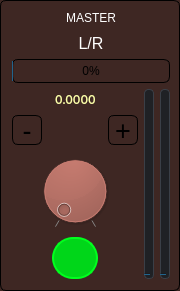
                       <widget class="QGroupBox" name="groupBox_10">
                        <property name="minimumSize">
                         <size>
                          <width>0</width>
                          <height>0</height>
                         </size>
                        </property>
                        <property name="maximumSize">
                         <size>
                          <width>180</width>
                          <height>16777215</height>
                         </size>
                        </property>
                        <property name="styleSheet">
                         <string notr="true">background-color: #3E2723;
border: 1px solid black;      /* opcional: força borda */
border-radius: 6px;   /* quanto maior o número, mais arredondado */
</string>
                        </property>
                        <property name="title">
                         <string/>
                        </property>
                        <layout class="QGridLayout" name="gridLayout_9">
                         <property name="topMargin">
                          <number>7</number>
                         </property>
                         <property name="rightMargin">
                          <number>9</number>
                         </property>
                         <item row="0" column="1">
                          <layout class="QGridLayout" name="gridLayout_64">
                           <item row="2" column="0">
                            <widget class="ModernProgressBar" name="pbarVol_LR">
                             <property name="styleSheet">
                              <string notr="true">  border: 1px solid #cyan;
  border-radius: 4px;
  background: #1f2125;
color: white;
</string>
                             </property>
                             <property name="value">
                              <number>0</number>
                             </property>
                             <property name="alignment">
                              <set>Qt::AlignmentFlag::AlignCenter</set>
                             </property>
                            </widget>
                           </item>
                           <item row="0" column="0">
                            <layout class="QGridLayout" name="gridLayout_65">
                             <item row="0" column="2">
                              <spacer name="horizontalSpacer_91">
                               <property name="orientation">
                                <enum>Qt::Orientation::Horizontal</enum>
                               </property>
                               <property name="sizeHint" stdset="0">
                                <size>
                                 <width>40</width>
                                 <height>20</height>
                                </size>
                               </property>
                              </spacer>
                             </item>
                             <item row="0" column="0">
                              <spacer name="horizontalSpacer_92">
                               <property name="orientation">
                                <enum>Qt::Orientation::Horizontal</enum>
                               </property>
                               <property name="sizeHint" stdset="0">
                                <size>
                                 <width>40</width>
                                 <height>20</height>
                                </size>
                               </property>
                              </spacer>
                             </item>
                             <item row="0" column="1">
                              <widget class="QPushButton" name="bTitle_LR">
                               <property name="font">
                                <font>
                                 <fontweight>Black</fontweight>
                                </font>
                               </property>
                               <property name="styleSheet">
                                <string notr="true">background-color: transparent;
color: white;
border: 0px;</string>
                               </property>
                               <property name="text">
                                <string>MASTER</string>
                               </property>
                               <property name="flat">
                                <bool>true</bool>
                               </property>
                              </widget>
                             </item>
                            </layout>
                           </item>
                           <item row="1" column="0">
                            <widget class="QLabel" name="label_9">
                             <property name="font">
                              <font>
                               <pointsize>12</pointsize>
                               <bold>false</bold>
                              </font>
                             </property>
                             <property name="styleSheet">
                              <string notr="true">color: white;
border: 0px;
</string>
                             </property>
                             <property name="text">
                              <string>L/R</string>
                             </property>
                             <property name="alignment">
                              <set>Qt::AlignmentFlag::AlignCenter</set>
                             </property>
                            </widget>
                           </item>
                          </layout>
                         </item>
                         <item row="3" column="1">
                          <layout class="QHBoxLayout" name="horizontalLayout_14">
                           <item>
                            <layout class="QVBoxLayout" name="verticalLayout_10">
                             <item>
                              <layout class="QGridLayout" name="gridLayout_63">
                               <item row="0" column="0">
                                <spacer name="horizontalSpacer_83">
                                 <property name="orientation">
                                  <enum>Qt::Orientation::Horizontal</enum>
                                 </property>
                                 <property name="sizeHint" stdset="0">
                                  <size>
                                   <width>40</width>
                                   <height>20</height>
                                  </size>
                                 </property>
                                </spacer>
                               </item>
                               <item row="0" column="1">
                                <widget class="QLabel" name="labelPercent_LR">
                                 <property name="font">
                                  <font>
                                   <family>Inter</family>
                                   <strikeout>false</strikeout>
                                   <fontweight>ExtraBold</fontweight>
                                  </font>
                                 </property>
                                 <property name="styleSheet">
                                  <string notr="true">color: #ffffaa;
 border: 0px solid black;      /* opcional: força borda */
</string>
                                 </property>
                                 <property name="text">
                                  <string>0.0000</string>
                                 </property>
                                </widget>
                               </item>
                               <item row="0" column="2">
                                <spacer name="horizontalSpacer_84">
                                 <property name="orientation">
                                  <enum>Qt::Orientation::Horizontal</enum>
                                 </property>
                                 <property name="sizeHint" stdset="0">
                                  <size>
                                   <width>40</width>
                                   <height>20</height>
                                  </size>
                                 </property>
                                </spacer>
                               </item>
                              </layout>
                             </item>
                             <item>
                              <layout class="QHBoxLayout" name="horizontalLayout_25">
                               <item>
                                <widget class="ModernButton" name="pbMinus_LR">
                                 <property name="minimumSize">
                                  <size>
                                   <width>30</width>
                                   <height>30</height>
                                  </size>
                                 </property>
                                 <property name="maximumSize">
                                  <size>
                                   <width>30</width>
                                   <height>30</height>
                                  </size>
                                 </property>
                                 <property name="font">
                                  <font>
                                   <pointsize>20</pointsize>
                                   <fontweight>Black</fontweight>
                                  </font>
                                 </property>
                                 <property name="styleSheet">
                                  <string notr="true"/>
                                 </property>
                                 <property name="text">
                                  <string>-</string>
                                 </property>
                                 <property name="flat">
                                  <bool>true</bool>
                                 </property>
                                </widget>
                               </item>
                               <item>
                                <spacer name="horizontalSpacer_58">
                                 <property name="orientation">
                                  <enum>Qt::Orientation::Horizontal</enum>
                                 </property>
                                 <property name="sizeHint" stdset="0">
                                  <size>
                                   <width>40</width>
                                   <height>20</height>
                                  </size>
                                 </property>
                                </spacer>
                               </item>
                               <item>
                                <widget class="ModernButton" name="pbPlus_LR">
                                 <property name="minimumSize">
                                  <size>
                                   <width>30</width>
                                   <height>30</height>
                                  </size>
                                 </property>
                                 <property name="maximumSize">
                                  <size>
                                   <width>30</width>
                                   <height>30</height>
                                  </size>
                                 </property>
                                 <property name="font">
                                  <font>
                                   <pointsize>20</pointsize>
                                   <fontweight>Black</fontweight>
                                  </font>
                                 </property>
                                 <property name="styleSheet">
                                  <string notr="true"/>
                                 </property>
                                 <property name="text">
                                  <string>+</string>
                                 </property>
                                 <property name="flat">
                                  <bool>true</bool>
                                 </property>
                                </widget>
                               </item>
                              </layout>
                             </item>
                             <item>
                              <layout class="QHBoxLayout" name="horizontalLayout_26">
                               <item>
                                <spacer name="horizontalSpacer_87">
                                 <property name="orientation">
                                  <enum>Qt::Orientation::Horizontal</enum>
                                 </property>
                                 <property name="sizeHint" stdset="0">
                                  <size>
                                   <width>40</width>
                                   <height>20</height>
                                  </size>
                                 </property>
                                </spacer>
                               </item>
                               <item>
                                <widget class="ModernDial" name="dial_LR">
                                 <property name="minimumSize">
                                  <size>
                                   <width>80</width>
                                   <height>80</height>
                                  </size>
                                 </property>
                                 <property name="maximumSize">
                                  <size>
                                   <width>80</width>
                                   <height>80</height>
                                  </size>
                                 </property>
                                 <property name="styleSheet">
                                  <string notr="true"/>
                                 </property>
                                 <property name="invertedAppearance">
                                  <bool>false</bool>
                                 </property>
                                 <property name="wrapping">
                                  <bool>false</bool>
                                 </property>
                                 <property name="notchTarget">
                                  <double>100.000000000000000</double>
                                 </property>
                                 <property name="notchesVisible">
                                  <bool>true</bool>
                                 </property>
                                </widget>
                               </item>
                               <item>
                                <spacer name="horizontalSpacer_88">
                                 <property name="orientation">
                                  <enum>Qt::Orientation::Horizontal</enum>
                                 </property>
                                 <property name="sizeHint" stdset="0">
                                  <size>
                                   <width>40</width>
                                   <height>20</height>
                                  </size>
                                 </property>
                                </spacer>
                               </item>
                              </layout>
                             </item>
                             <item>
                              <layout class="QHBoxLayout" name="horizontalLayout_27">
                               <item>
                                <spacer name="horizontalSpacer_89">
                                 <property name="orientation">
                                  <enum>Qt::Orientation::Horizontal</enum>
                                 </property>
                                 <property name="sizeHint" stdset="0">
                                  <size>
                                   <width>40</width>
                                   <height>20</height>
                                  </size>
                                 </property>
                                </spacer>
                               </item>
                               <item>
                                <widget class="ModernButton" name="pushButton_LR">
                                 <property name="minimumSize">
                                  <size>
                                   <width>42</width>
                                   <height>42</height>
                                  </size>
                                 </property>
                                 <property name="styleSheet">
                                  <string notr="true">* { font-family: &quot;Inter&quot;, &quot;Roboto&quot;, &quot;Segoe UI&quot;, sans-serif; font-size: 16px; }
QPushButton {
color: cyan;
 border-radius: 21px;
  
background-color: #00d619;
  border: 2px solid #00ff1e;

}

QPushButton:checked {
	background-color: #d90000;
    color: white;
    border: 1px solid #ff6a00;

}
</string>
                                 </property>
                                 <property name="text">
                                  <string/>
                                 </property>
                                 <property name="checkable">
                                  <bool>true</bool>
                                 </property>
                                </widget>
                               </item>
                               <item>
                                <spacer name="horizontalSpacer_90">
                                 <property name="orientation">
                                  <enum>Qt::Orientation::Horizontal</enum>
                                 </property>
                                 <property name="sizeHint" stdset="0">
                                  <size>
                                   <width>40</width>
                                   <height>20</height>
                                  </size>
                                 </property>
                                </spacer>
                               </item>
                              </layout>
                             </item>
                            </layout>
                           </item>
                           <item>
                            <widget class="QProgressBar" name="progressBar_L">
                             <property name="maximumSize">
                              <size>
                               <width>10</width>
                               <height>1000</height>
                              </size>
                             </property>
                             <property name="styleSheet">
                              <string notr="true">QProgressBar {
  border: 1px solid #3a3f47;
  border-radius: 4px;
  background: #1f2125;
}</string>
                             </property>
                             <property name="value">
                              <number>0</number>
                             </property>
                             <property name="textVisible">
                              <bool>false</bool>
                             </property>
                             <property name="orientation">
                              <enum>Qt::Orientation::Vertical</enum>
                             </property>
                            </widget>
                           </item>
                           <item>
                            <widget class="QProgressBar" name="progressBar_R">
                             <property name="maximumSize">
                              <size>
                               <width>10</width>
                               <height>1000</height>
                              </size>
                             </property>
                             <property name="styleSheet">
                              <string notr="true">QProgressBar {
  border: 1px solid #3a3f47;
  border-radius: 4px;
  background: #1f2125;
}</string>
                             </property>
                             <property name="value">
                              <number>0</number>
                             </property>
                             <property name="textVisible">
                              <bool>false</bool>
                             </property>
                             <property name="orientation">
                              <enum>Qt::Orientation::Vertical</enum>
                             </property>
                            </widget>
                           </item>
                          </layout>
                         </item>
                        </layout>
                       </widget>
